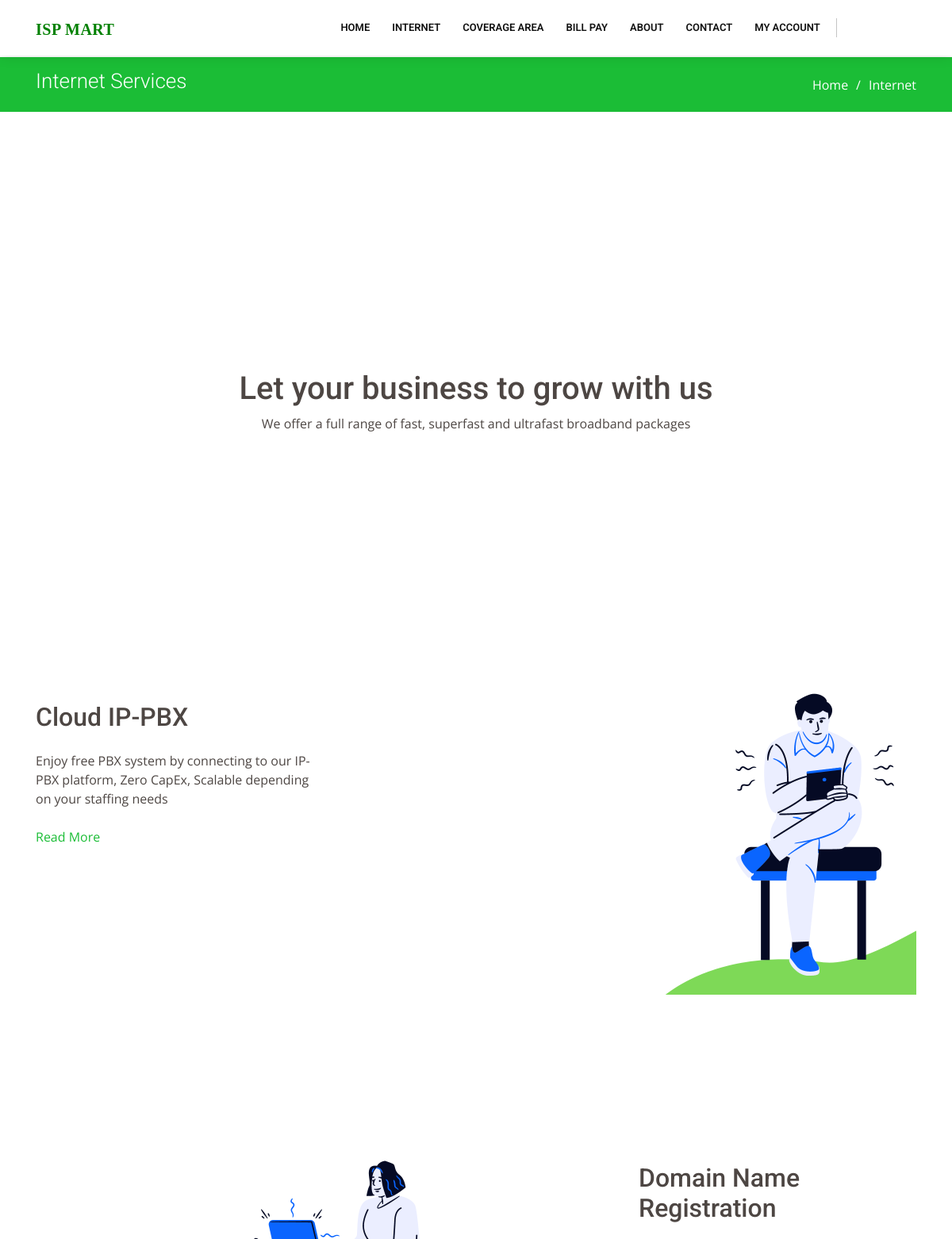
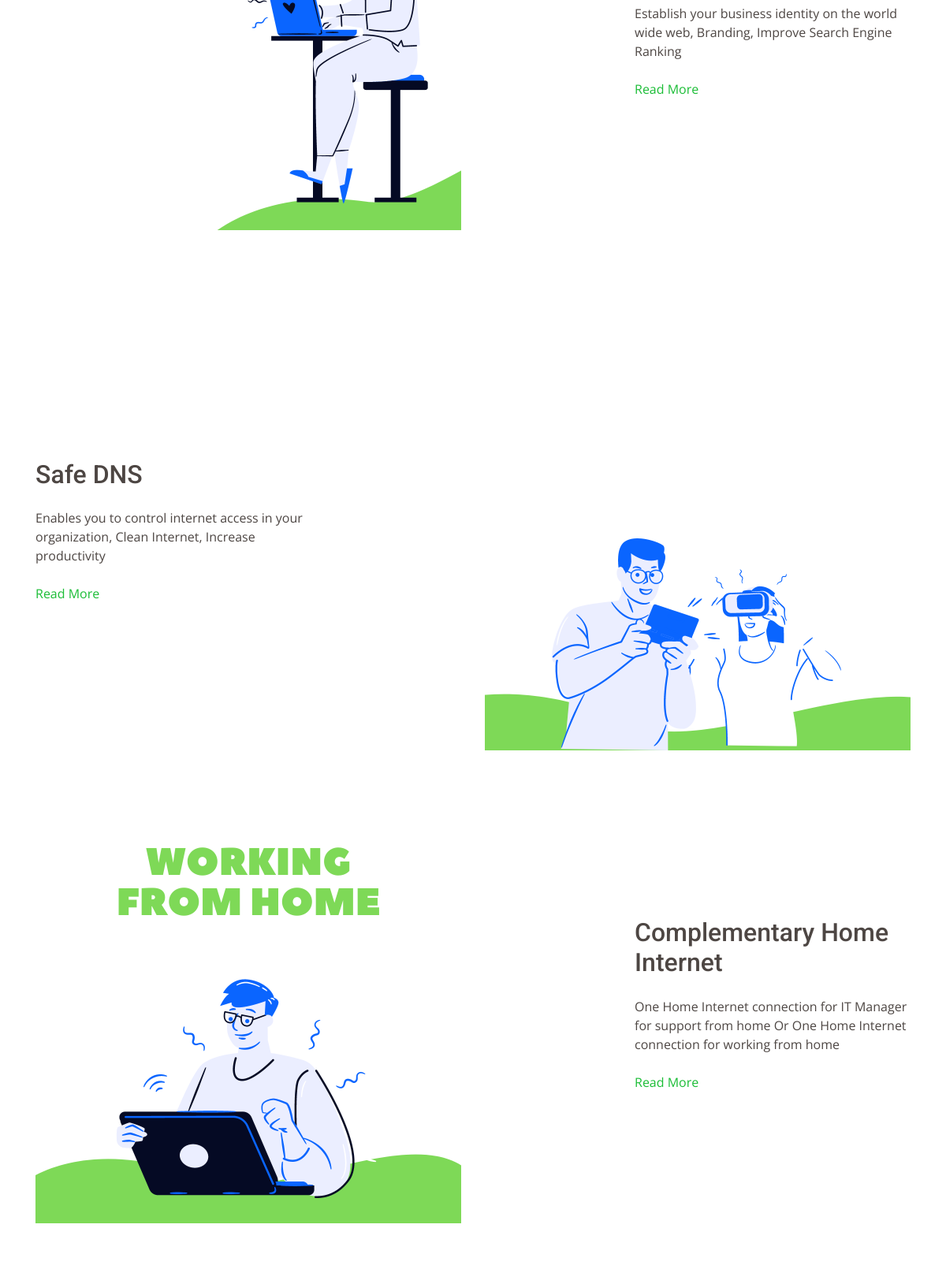
The page /internet/ (upper part) on the database its author committed (2 pictures, top to bottom).
### internet/models.py (models this page shows, shortened)
class internetpan(models.Model):
    title=models.CharField(max_length=100,blank=False)
    description=models.TextField(max_length=700,blank=False)
    image=models.ImageField(upload_to='internet/',blank=False)

### internet/views.py (the view)
# urls.py: path('',views.internet_panel,name='internet'),
def internet_panel(request):
   internetdata=internetpan.objects.all()
   content={'internetpan':internetdata }
   return render(request,'internet.html',content)

### templates/internet.html (shortened to what this page needs)
{% extends 'layout.html' %}
{%block content %}
    <section id="breadcrumbs" class="breadcrumbs">
      <div class="container">
        <div class="d-flex justify-content-between align-items-center">
          <h2>Internet Services</h2>
          <ol>
            <li><a href="/">Home</a></li>
            <li>Internet</li>
          </ol>
        </div>
      </div>
    </section>
    <section class="hero-section inner-page">
      <div class="wave">
      </div>
      <div class="container">
        <div class="row align-items-center">
          <div class="col-12">
            <div class="row justify-content-center">
              <div class="col-md-7 text-center hero-text">
                <h1 data-aos="fade-up" data-aos-delay="">{{ internetpan.0.title}}</h1>
                <p class="mb-5" data-aos="fade-up" data-aos-delay="100">{{ internetpan.0.description}}</p>
              </div>
            </div>
          </div>
        </div>
      </div>
    </section>
    <section class="section pb-0">
      <div class="container">
        <div class="row align-items-center">
          <div class="col-md-4 mr-auto">
            <h2 class="mb-4">{{ internetpan.1.title}}</h2>
            <p class="mb-4">{{ internetpan.1.description}}</p>
            <p><a href="#">Read More</a></p>
          </div>
          <div class="col-md-6" data-aos="fade-left">
            <img src="{{ internetpan.1.image.url}}" alt="Image" class="img-fluid">
          </div>
        </div>
      </div>
    </section>
    <section class="section">
      <div class="container">
        <div class="row align-items-center">
          <div class="col-md-4 ml-auto order-2">
            <h2 class="mb-4">{{ internetpan.2.title}}</h2>
            <p class="mb-4">{{ internetpan.2.description}}</p>
            <p><a href="#">Read More</a></p>
          </div>
          <div class="col-md-6" data-aos="fade-right">
            <img src="{{ internetpan.2.image.url}}" alt="Image" class="img-fluid">
          </div>
        </div>
      </div>
    </section>
    <section class="section pb-0">
      <div class="container">
        <div class="row align-items-center">
          <div class="col-md-4 mr-auto">
            <h2 class="mb-4">{{ internetpan.3.title}}</h2>
            <p class="mb-4">{{ internetpan.3.description}}</p>
            <p><a href="#">Read More</a></p>
          </div>
          <div class="col-md-6" data-aos="fade-left">
            <img src="{{ internetpan.3.image.url}}" alt="Image" class="img-fluid">
          </div>
        </div>
      </div>
    </section>
    <section class="section">
      <div class="container">
        <div class="row align-items-center">
          <div class="col-md-4 ml-auto order-2">
            <h2 class="mb-4">{{ internetpan.4.title}} </h2>
            <p class="mb-4">{{ internetpan.4.description}}</p>
            <p><a href="#">Read More</a></p>
          </div>
          <div class="col-md-6" data-aos="fade-right">
            <img src="{{ internetpan.4.image.url}}" alt="Image" class="img-fluid">
          </div>
        </div>
      </div>
    </section>
  </main>
{% endblock  %}

### templates/layout.html (shortened to what this page needs)
{% load static %}
<!DOCTYPE html>
<html lang="en">
<head>
  <link href="{% static 'vendor/bootstrap/css/bootstrap.min.css'%}" rel="stylesheet">
  <link href="{% static 'vendor/icofont/icofont.min.css'%}" rel="stylesheet">
  <link href="{% static 'vendor/boxicons/css/boxicons.min.css'%}" rel="stylesheet">
  <link href="{% static 'vendor/animate.css/animate.min.css'%}" rel="stylesheet">
  <link href="{% static 'vendor/venobox/venobox.css'%}" rel="stylesheet">
  <link href="{% static 'vendor/owl.carousel/assets/owl.carousel.min.css'%}" rel="stylesheet">
  <link href="{% static 'vendor/aos/aos.css'%}" rel="stylesheet">
  <link href="{% static 'vendor/remixicon/remixicon.css' %}" rel="stylesheet">
  <link href="{% static 'css/style.css' %}" rel="stylesheet">
</head>
<body>
  <header id="header" class="fixed-top">
    <div class="container d-flex align-items-center">
      <h1 class="logo mr-auto"><a href="{% url 'home' %}"><span  style="color:green; font-family:comic;  font-size: 20px;">ISP mart</h4></a></h1>
      <nav class="nav-menu d-none d-lg-block">
        <ul>
          <li class=""><a href="{% url 'home' %}">Home</a></li>
          <li><a href="{% url 'internet' %}">Internet</a></li>
          <li><a href="pricing.html">Coverage Area</a></li>
          <li><a href="pricing.html">Bill Pay</a></li>
          <li><a href="{% url 'about' %}">About</a></li>
          <li><a href="{% url 'contact' %}">Contact</a></li>
          {% if user.is_authenticated %}
           <li><a href="{% url 'employee.profile' %}">Profile</a></li>
          {% else %}
           <li><a href="{% url 'login' %}">My Account</a></li>
          {% endif %}
        </ul>
      </nav>
      <div class="header-social-links">
        <a href="https://twitter.com/login" class="twitter"><i class="icofont-twitter"></i></a>
        <a href="https://www.facebook.com/" class="facebook"><i class="icofont-facebook"></i></a>
        <a href="https://www.instagram.com/" class="instagram"><i class="icofont-instagram"></i></a>
        <a href="https://www.linkedin.com/" class="linkedin"><i class="icofont-linkedin"></i></i></a>
      </div>
    </div>
  </header>
  <main id="main">
  {%block content%}
  {%endblock%}
</body>
</html>

### static/css/style.css (style rules this page uses)
body { font-family: "Open Sans", sans-serif; color: #4d4643; }
a { color: #1bbd36; }
h1, h2, h3, h4, h5, h6 { font-family: "Roboto", sans-serif; }
#header { background: #fff; transition: all 0.5s; z-index: 997; padding: 15px 0; box-shadow: 0px 2px 15px rgba(0, 0, 0, 0.1); }
#header .logo { font-size: 28px; margin: 0; padding: 0; line-height: 1; font-weight: 700; letter-spacing: 0.5px; text-transform: uppercase; }
#header .logo a { color: #111; }
#header .logo a span { color: #1bbd36; }
.nav-menu ul { margin: 0; padding: 0; list-style: none; }
.nav-menu > ul { display: flex; }
.nav-menu > ul > li { position: relative; white-space: nowrap; padding: 10px 0 10px 28px; }
.nav-menu a { display: block; position: relative; color: #111; transition: 0.3s; font-size: 13px; text-transform: uppercase; font-weight: 600; font-family: "Roboto", sans-serif; }
.mobile-nav { position: fixed; top: 55px; right: 15px; bottom: 15px; left: 15px; z-index: 9999; overflow-y: auto; background: #fff; transition: ease-in-out 0.2s; opacity: 0; visibility: hidden; border-radius: 10px; padding: 10px 0; }
.mobile-nav * { margin: 0; padding: 0; list-style: none; }
.mobile-nav a { display: block; position: relative; color: #111; padding: 10px 20px; font-weight: 500; outline: none; }
.header-social-links { padding-left: 14px; margin-left: 20px; border-left: 1px solid #c4c4c4; }
.header-social-links a { color: #a0a0a0; padding-left: 6px; display: inline-block; line-height: 1px; transition: 0.3s; }
section { padding: 60px 0; overflow: hidden; }
.breadcrumbs { padding: 15px 0; background: #1bbd36; min-height: 40px; margin-top: 72px; }
.breadcrumbs h2 { font-size: 26px; font-weight: 300; color: #fff; }
.breadcrumbs ol { display: flex; flex-wrap: wrap; list-style: none; padding: 0; margin: 0; color: #fff; }
.breadcrumbs ol a { color: #fff; }
.breadcrumbs ol li + li { padding-left: 10px; }
.breadcrumbs ol li + li::before { display: inline-block; padding-right: 10px; color: #fff; content: "/"; }

### rows shown on the page
internetpan: title "Let your business to grow with us", description "We offer a full range of fast, superfast and ultrafast broadband packages"
internetpan: title "Cloud IP-PBX", description "Enjoy free PBX system by connecting to our IP-PBX platform, Zero CapEx, Scalable depending on your staffing needs", image (picture)
internetpan: title "Domain Name Registration", description "Establish your business identity on the world wide web, Branding, Improve Search Engine Ranking", image (picture)
internetpan: title "Safe DNS", description "Enables you to control internet access in your organization, Clean Internet, Increase productivity", image (picture)
internetpan: title "Complementary Home Internet", description "One Home Internet connection for IT Manager for support from home Or One Home Internet connection for working from home", image (picture)
